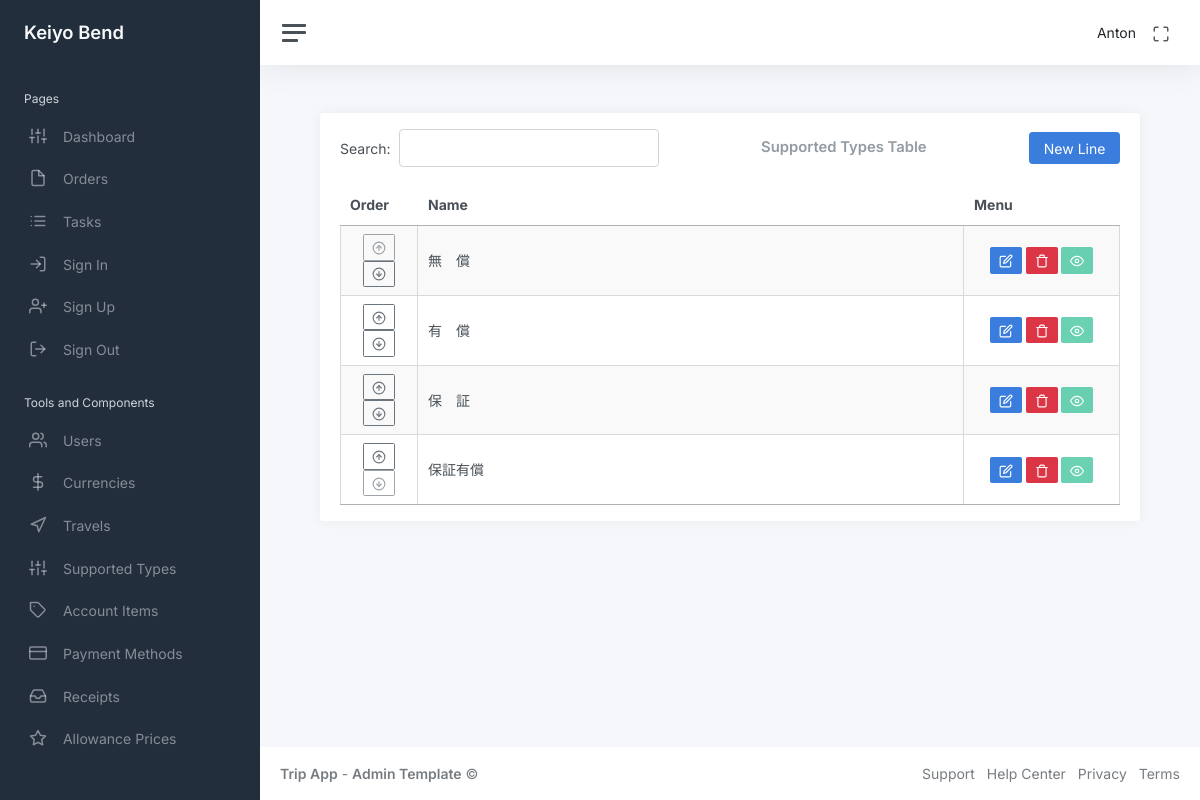
The app's page /admin_menu/supported_types_table (signed in) with its own data.
### app/auth/models/user.py (models this page shows, shortened)
class User(UserMixin, db.Model):
    id: so.Mapped[int] = so.mapped_column(primary_key=True)
    name: so.Mapped[str] = so.mapped_column(sa.String(64), index=True, default=None)
    email: so.Mapped[str] = so.mapped_column(sa.String(120), index=True, unique=True)
    password_hash: so.Mapped[Optional[str]] = so.mapped_column(sa.String(256))
    admin: so.Mapped[bool] = so.mapped_column(sa.Boolean(), default=False)
    is_show: so.Mapped[bool] = so.mapped_column(sa.Boolean(), default=True)
    orders_rel = db.relationship("Order", back_populates="user", cascade="all, delete-orphan")

### app/admin/models/supported_types.py (models this page shows, shortened)
class SupportedTypes(db.Model):
    id: so.Mapped[int] = so.mapped_column(primary_key=True)
    supportedTypeName: so.Mapped[str] = so.mapped_column(sa.String(), nullable=False, default=None)
    is_show: so.Mapped[bool] = so.mapped_column(sa.Boolean(), default=True, index=True)
    order: so.Mapped[int] = so.mapped_column(sa.Integer(), nullable=False, index=True, default=1)
    orders = db.relationship(
        "Order", back_populates="supported_type_id", cascade="all, delete-orphan"
    )

### app/admin/routes/supported_types/supported_types_table.py (the view)
@bp.route("/admin_menu/supported_types_table")
@login_required
def supported_types_table():
    supported_types = db.session.scalars(
        sa.select(SupportedTypes).order_by(SupportedTypes.order)
    ).all()
    return render_template(
        "admin/supported_types_table.html",
        title="Supported Types Table",
        supported_types=supported_types,
    )

### app/auth/models/user.py (called while the page is built)
@login.user_loader
def load_user(id):
    return db.session.get(User, int(id))

### app/admin/templates/admin/supported_types_table.html (shortened to what this page needs)
<!DOCTYPE html>
{% extends "main/base.html" %}
{% block content %}
<link rel="stylesheet" href="{{ url_for('admin.static', filename='css/supported_types_table_style.css') }}">
<div class="container-fluid p-0">
    <div class="row">
        <div class="col-md-12 ms-sm-auto col-lg-12 px-md-4">
            <div class="card flex-fill">
                <div class="card-header py-3">
                    <div class="d-flex justify-content-between align-items-center">
                        <div id="datatableSearch"></div>
                        <h3 class="card-title mb-0">Supported Types Table</h3>
                        <button class="btn btn-primary btn-add" id="btn-add">New Line</button>
                    </div>
                </div>
                <div class="card-body py-0 mb-3">
                    <table class="display cell-border" style="width: 100%" id="supportedTypesTable">
                        <thead>
                            <tr style="text-align: center;">
                                <th class="col-order">Order</th>
                                <th class="col-name">Name</th>
                                <th class="col-menu">Menu</th>
                            </tr>
                        </thead>
                        <tbody>
                            {% for supported_type in supported_types %}
                            <tr data-id="{{ supported_type.id }}" data-order="{{ supported_type.order }}">
                                <td style="text-align:center">
                                    <button class="btn btn-sm btn-outline-secondary move-up"><i class="align-middle"
                                            data-feather="arrow-up-circle"></i></button>
                                    <button class="btn btn-sm btn-outline-secondary move-down"><i class="align-middle"
                                            data-feather="arrow-down-circle"></i></button>
                                </td>
                                <td class="view-mode supported-type-cell">{{ supported_type.supportedTypeName }}</td>
                                <td style="text-align:center">
                                    <button class="btn btn-primary btn-sm btn-edit"><i class="align-middle"
                                            data-feather="edit"></i></button>
                                    <button class="btn btn-danger btn-sm btn-delete"><i class="align-middle"
                                            data-feather="trash"></i></button>
                                    <button
                                        class="btn btn-sm btn-show-supported-type {{ 'btn-success' if supported_type.is_show else 'btn-danger' }}"
                                        disabled>
                                        {% if supported_type.is_show %}
                                        <i class="align-middle" data-feather="eye"></i>
                                        {% else %}
                                        <i class="align-middle" data-feather="eye-off"></i>
                                        {% endif %}
                                    </button>
                                </td>
                            </tr>
                            {% endfor %}
                        </tbody>
                    </table>
                </div>
            </div>
        </div>
    </div>
</div>
{% endblock %}

### app/main/templates/main/navbar.html (shortened to what this page needs)
<!DOCTYPE html>
<nav class="navbar navbar-expand navbar-light navbar-bg">
    <a class="sidebar-toggle js-sidebar-toggle">
        <i class="hamburger align-self-center"></i>
    </a>
    <div class="navbar-collapse collapse">
        <ul class="navbar-nav navbar-align">
            <li class="nav-item dropdown">
                <a class="nav-link d-none d-sm-inline-block">
                    <span class="text-dark">{{ current_user.name }}</span>
                </a>
            </li>
            <li class="nav-item">
                <a id="fullscreenButton" class="nav-link d-none d-sm-inline-block">
                    <i class="align-middle" data-feather="maximize"></i>
                </a>
            </li>
        </ul>
    </div>
</nav>

### app/admin/static/css/supported_types_table_style.css (style rules this page uses)
.col-order { width: 10%; }
.col-name { width: 70%; }
.col-menu { width: 20%; }

### records on screen
User: name "Anton"
SupportedTypes: supportedTypeName "無 償", is_show True (drawn)
SupportedTypes: supportedTypeName "有 償", is_show True (drawn)
SupportedTypes: supportedTypeName "保 証", is_show True (drawn)
SupportedTypes: supportedTypeName "保証有償", is_show True (drawn)
